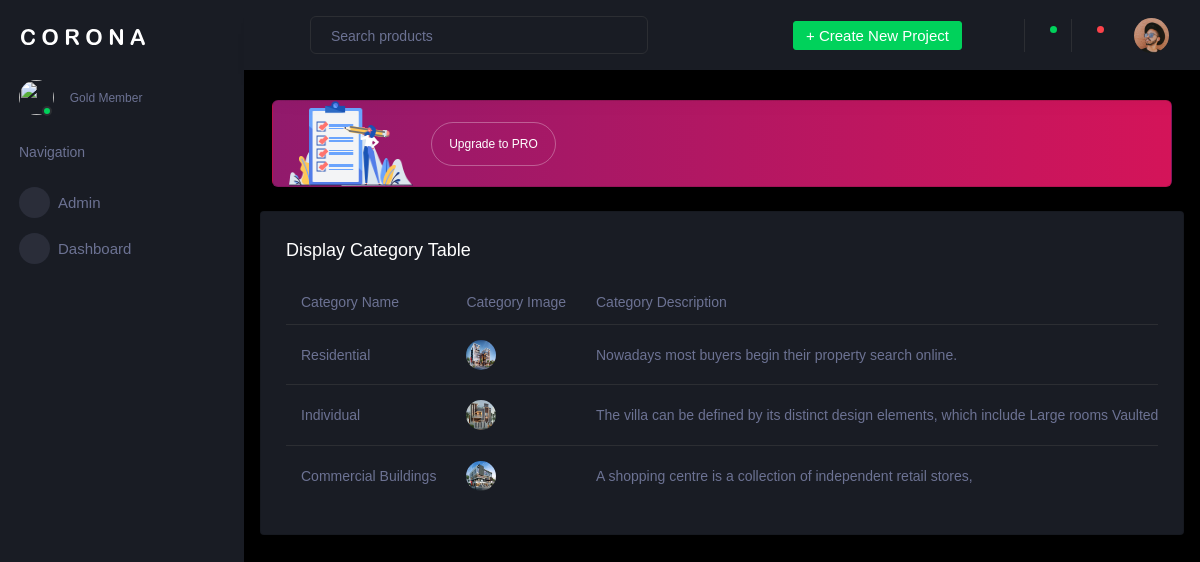
Page /luxuaryvillaApp/displaycat_fn/ on the committed database.
### luxuaryvillaApp/models.py (models this page shows)
class CategoryDb(models.Model):
    cat_name=models.CharField(max_length=100,null=True,blank=True)
    categoryImage=models.ImageField(upload_to="cimage",null=True)
    cat_description=models.CharField(max_length=100,null=True,blank=True)
    Location=models.CharField(max_length=100,null=True,blank=True)

### luxuaryvillaApp/views.py (the view)
# urls.py: path('displaycat_fn/',views.displaycat_fn,name="displaycat_fn"),
def displaycat_fn(req):
    data=CategoryDb.objects.all()
    return render(req,'displaycat.html',{'data':data})

### luxuaryvillaApp/Templates/displaycat.html (shortened to what this page needs)
<!DOCTYPE html>
{% extends 'index.html' %}
{% block content %}
<head>
  <body>
<div class="card">
                  <div class="card-body">
                    <h4 class="card-title">Display Category Table</h4>
                    <div class="table-responsive">
                      <table class="table">
                        <thead>
                          <tr>
                            <th>Category Name</th>
                            <th>Category Image</th>
                            <th>Category Description</th>
                          </tr>
                        </thead>
                        <tbody>
                        {% for i in data %}
                          <tr>
                            <td>{{i.cat_name}}</td>
                            <td>
                                <img src="{{i.categoryImage.url}}" width="80px" height="80px"></td>
                            <td>{{i.cat_description}}</td>
                          </tr>
                        {% endfor %}
                        </tbody>
                      </table>
                    </div>
                  </div>
                </div>
{% endblock %}

### rows in the picture
CategoryDb: cat_name "Residential", categoryImage (picture), cat_description "Nowadays most buyers begin their property search online."
CategoryDb: cat_name "Individual", categoryImage (picture), cat_description "The villa can be defined by its distinct design elements, which include Large rooms Vaulted…"
CategoryDb: cat_name "Commercial Buildings", categoryImage (picture), cat_description "A shopping centre is a collection of independent retail stores,"
